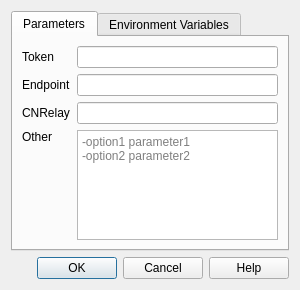
<?xml version="1.0" encoding="UTF-8"?>
<ui version="4.0">
 <class>EnvDialog</class>
 <widget class="QDialog" name="EnvDialog">
  <layout class="QVBoxLayout">
   <item>
    <widget class="QTabWidget" name="tabWidget">
     <property name="currentIndex">
      <number>0</number>
     </property>
     <widget class="QWidget" name="paramTab">
      <attribute name="title">
       <string>Parameters</string>
      </attribute>
      <layout class="QGridLayout">
       <item row="4" column="2" rowspan="2">
        <widget class="QPlainTextEdit" name="otherEdit">
         <property name="sizePolicy">
          <sizepolicy hsizetype="Ignored" vsizetype="Ignored">
           <horstretch>0</horstretch>
           <verstretch>0</verstretch>
          </sizepolicy>
         </property>
         <property name="placeholderText">
          <string>-option1 parameter1
-option2 parameter2</string>
         </property>
        </widget>
       </item>
       <item row="1" column="2">
        <widget class="QLineEdit" name="tokenEdit"/>
       </item>
       <item row="2" column="0" colspan="2">
        <widget class="QLabel" name="endpointLabel">
         <property name="text">
          <string>Endpoint</string>
         </property>
        </widget>
       </item>
       <item row="3" column="2">
        <widget class="QLineEdit" name="cnrelayEdit"/>
       </item>
       <item row="2" column="2">
        <widget class="QLineEdit" name="endpointEdit"/>
       </item>
       <item row="1" column="0" colspan="2">
        <widget class="QLabel" name="tokenLabel">
         <property name="text">
          <string>Token</string>
         </property>
        </widget>
       </item>
       <item row="3" column="0" colspan="2">
        <widget class="QLabel" name="cnrelayLabel">
         <property name="text">
          <string>CNRelay</string>
         </property>
        </widget>
       </item>
       <item row="4" column="0" colspan="2">
        <widget class="QLabel" name="otherLabel">
         <property name="text">
          <string>Other</string>
         </property>
        </widget>
       </item>
       <item row="5" column="0" colspan="2">
        <spacer name="verticalSpacer">
         <property name="orientation">
          <enum>Qt::Vertical</enum>
         </property>
         <property name="sizeHint" stdset="0">
          <size>
           <width>0</width>
           <height>0</height>
          </size>
         </property>
        </spacer>
       </item>
      </layout>
     </widget>
     <widget class="QWidget" name="envTab">
      <attribute name="title">
       <string>Environment Variables</string>
      </attribute>
      <layout class="QHBoxLayout">
       <item>
        <widget class="QPlainTextEdit" name="envEdit">
         <property name="sizePolicy">
          <sizepolicy hsizetype="MinimumExpanding" vsizetype="MinimumExpanding">
           <horstretch>0</horstretch>
           <verstretch>0</verstretch>
          </sizepolicy>
         </property>
         <property name="placeholderText">
          <string>VARIABLE_NAME_1=variable_value_1
VARIABLE_NAME_2=variable_value_2</string>
         </property>
        </widget>
       </item>
      </layout>
     </widget>
    </widget>
   </item>
   <item>
    <widget class="QDialogButtonBox" name="buttonBox">
     <property name="standardButtons">
      <set>QDialogButtonBox::Cancel|QDialogButtonBox::Help|QDialogButtonBox::Ok</set>
     </property>
    </widget>
   </item>
  </layout>
 </widget>
 <resources/>
 <connections/>
</ui>
